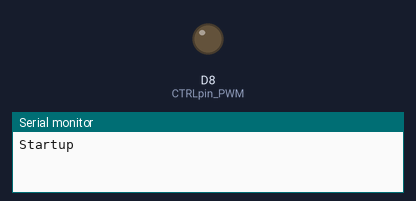
Bench run of a sketch on a simulated Arduino Zero (SAMD21). Shown: output pins drawn as LEDs (lit = HIGH), the last lines printed to the serial monitor.

Above: at 0.05 s.
At 2.45 s:
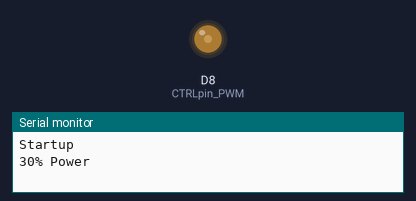
At 4.95 s:
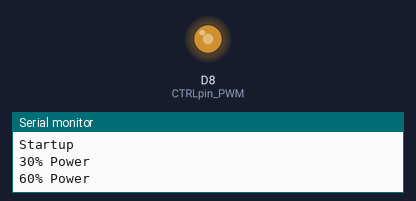
Timing chart, 0 to 32.5 s (numbered marks = the images above):
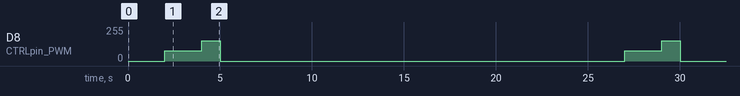

Measured:
- by itself, D8 (CTRLpin_PWM): repeats every 25.0 s: 153/255 1.0 s, 0/255 22.0 s, 76/255 2.0 s

The sketch:

test_heatband.ino
```cpp
#define CTRLpin_PWM 8

#define UART_BAUDRATE 9600
#define PWM_FREQUENCY 2000
#define PWM_RESOLUTION 12
#define MAX_DUTY_CYCLE 4095 // Change according to PWM_RESOLUTION

void setup() {
  // put your setup code here, to run once:
  Serial.begin(UART_BAUDRATE);
  pinMode(CTRLpin_PWM, OUTPUT);

  /*PWM initialization*/
  analogWriteResolution(PWM_RESOLUTION);
  analogWriteFrequency(CTRLpin_PWM, PWM_FREQUENCY);
  analogWrite(CTRLpin_PWM, 0); /* Power controller control signal*/
}

void loop() {
  // put your main code here, to run repeatedly:
  analogWrite(CTRLpin_PWM, 0);
  Serial.println("Startup");
  delay(2000);

  analogWrite(CTRLpin_PWM, 0.3*MAX_DUTY_CYCLE);
  Serial.println("30% Power");
  delay(2000); // 2Sec - Preheat

  analogWrite(CTRLpin_PWM, 0.6*MAX_DUTY_CYCLE);
  Serial.println("60% Power");
  delay(1000); // 1Sec - Sealing

  analogWrite(CTRLpin_PWM, 0);
  Serial.println("Power off");
  delay(20000); // 20Sec - Off
}
```
